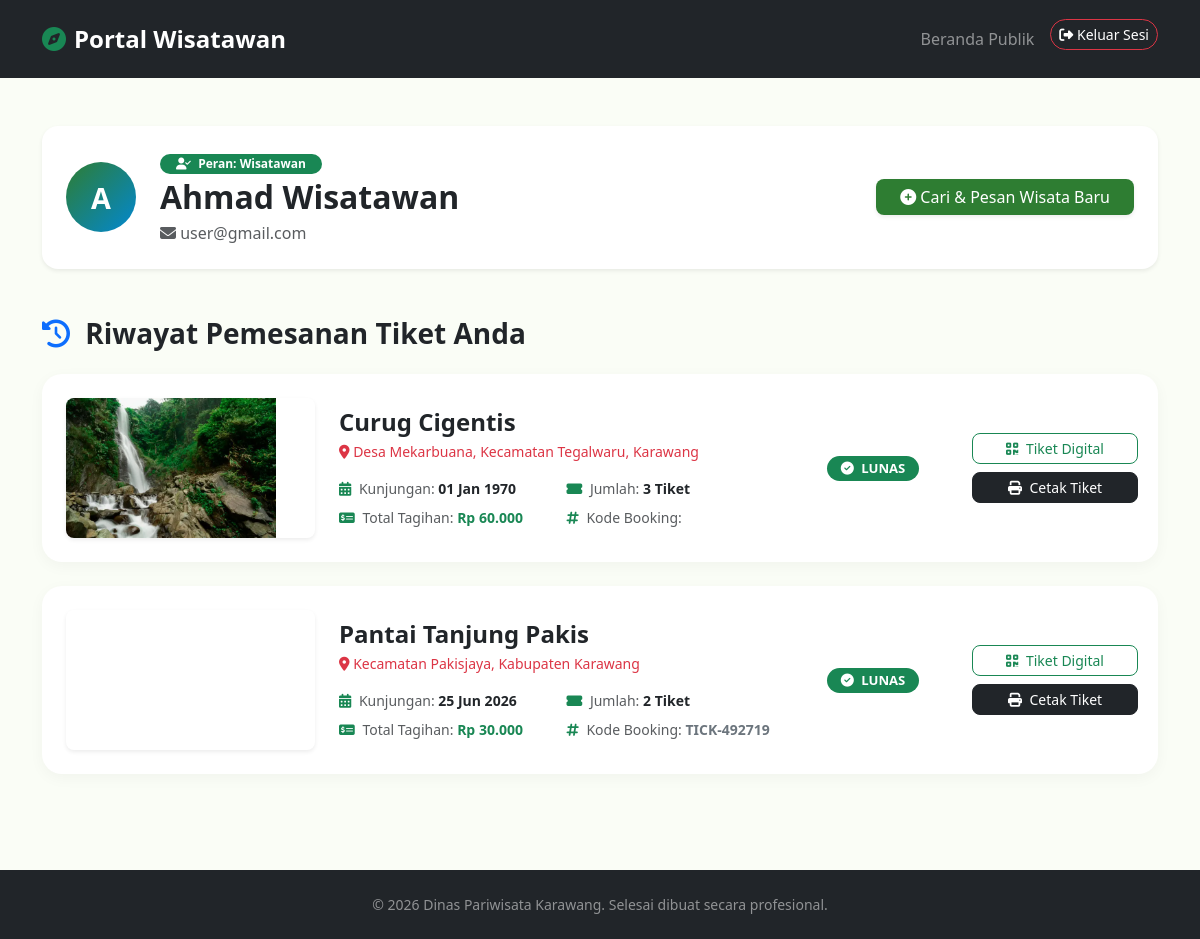
The page /dashboard_pembeli.php (signed in) on the database as committed earlier.
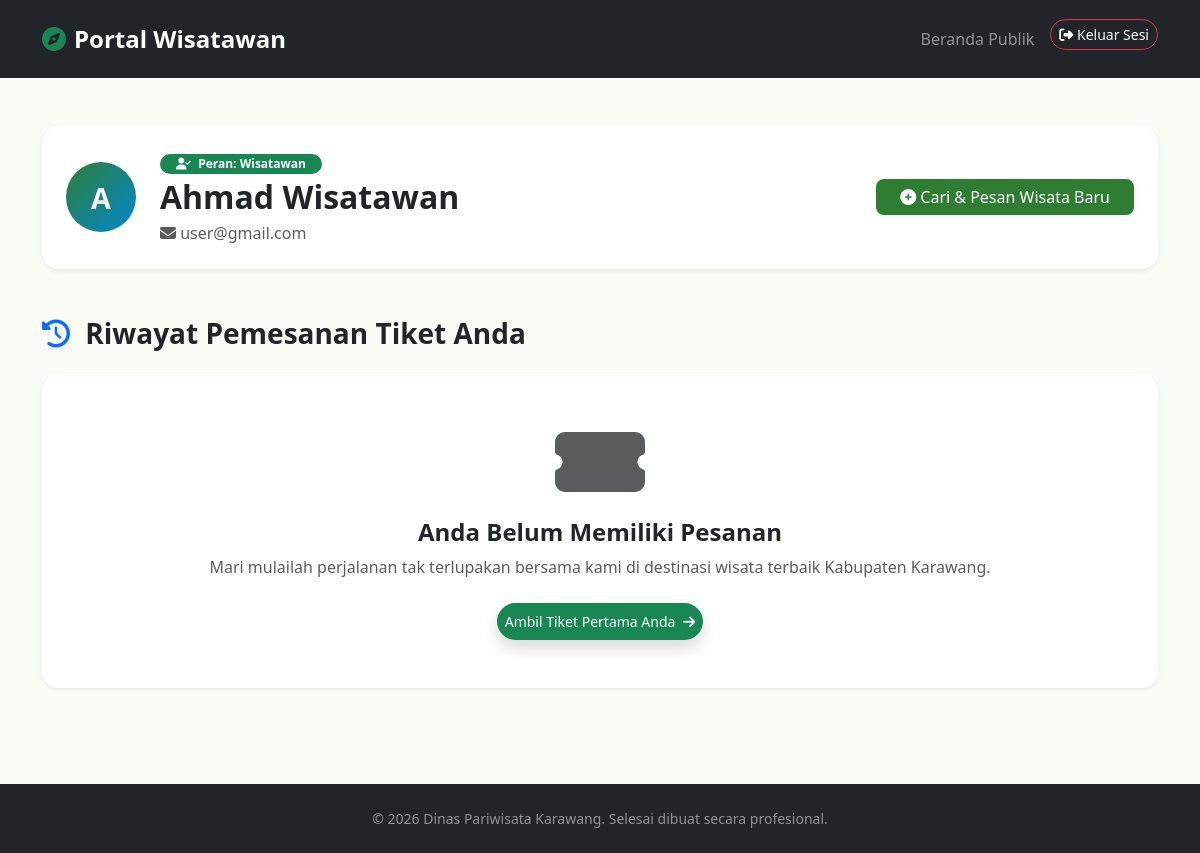
The same page on the database as committed later.
### tables this page shows
CREATE TABLE `transaksi` (
  `id` int NOT NULL,
  `id_user` int NOT NULL,
  `id_wisata` int NOT NULL,
  `jumlah_tiket` int NOT NULL,
  `total_harga` int NOT NULL,
  `tanggal_transaksi` datetime DEFAULT CURRENT_TIMESTAMP,
  `status_pembayaran` enum('belum_bayar','lunas','batal') NOT NULL DEFAULT 'belum_bayar'
);

CREATE TABLE `wisata` (
  `id` int NOT NULL,
  `id_penjual` int NOT NULL,
  `nama_wisata` varchar(150) NOT NULL,
  `gambar` text NOT NULL,
  `deskripsi` text NOT NULL,
  `lokasi` varchar(255) NOT NULL,
  `harga_tiket` int NOT NULL,
  `stok_tiket` int NOT NULL,
  `jam_operasional` varchar(100) NOT NULL,
  `fasilitas` text
);

CREATE TABLE `tiket` (
  `id` int NOT NULL,
  `id_transaksi` int NOT NULL,
  `kode_tiket` varchar(20) NOT NULL,
  `tanggal_kunjungan` date NOT NULL
);

### dashboard_pembeli.php (the view, shortened to what this page needs)
<?php
require_once 'config/koneksi.php';
$id_user = $_SESSION['user_id'];
try {
    $stmt = $db->prepare("
        SELECT t.*, w.nama_wisata, w.lokasi, w.gambar, w.harga_tiket, ti.kode_tiket, ti.tanggal_kunjungan
        FROM transaksi t
        JOIN wisata w ON t.id_wisata = w.id
        LEFT JOIN tiket ti ON t.id = ti.id_transaksi
        WHERE t.id_user = :id_user
        ORDER BY t.id DESC
    ");
    $stmt->execute(['id_user' => $id_user]);
    $riwayat_pemesanan = $stmt->fetchAll();
} catch (PDOException $e) {
    die("Koneksi gagal: " . $e->getMessage());
}
?>
<!DOCTYPE html>
<html lang="id">
<head>
    <link href="https://cdn.jsdelivr.net/npm/bootstrap@5.3.0/dist/css/bootstrap.min.css" rel="stylesheet">
    <link rel="stylesheet" href="https://cdnjs.cloudflare.com/ajax/libs/font-awesome/6.4.0/css/all.min.css">
</head>
<body>
    <nav class="navbar navbar-expand-lg navbar-dark bg-dark sticky-top py-3">
        <div class="container">
            <a class="navbar-brand d-flex align-items-center fw-bold text-white fs-4" href="./../index.php">
                <i class="fa-solid fa-compass text-success me-2"></i>
                <span>Portal Wisatawan</span>
            </a>
            <div class="collapse navbar-collapse" id="navDashboard">
                <ul class="navbar-nav ms-auto gap-2">
                    <li class="nav-item"><a class="nav-link text-white-50" href="index.php">Beranda Publik</a></li>
                    <li class="nav-item"><a class="btn btn-outline-danger btn-sm text-white rounded-pill px-3.5" href="logout.php"><i class="fa-solid fa-sign-out-alt"></i> Keluar Sesi</a></li>
                </ul>
            </div>
        </div>
    </nav>
    <main class="container py-5">
        <div class="card p-4 border-0 mb-5 shadow-sm rounded-4 bg-white">
            <div class="d-flex flex-column flex-sm-row align-items-center gap-4">
                <div class="avatar-pembeli">
                    <?= strtoupper(substr($_SESSION['nama'], 0, 1)) ?>
                </div>
                <div class="text-center text-sm-start flex-grow-1">
                    <span class="badge bg-success mb-1 px-3 py-1.5 rounded-pill"><i class="fa-solid fa-user-check me-1"></i> Peran: Wisatawan</span>
                    <h2 class="fw-bold mb-1 text-dark"><?= htmlspecialchars($_SESSION['nama']) ?></h2>
                    <p class="text-muted mb-0"><i class="fa-solid fa-envelope me-1.5"></i> <?= htmlspecialchars($_SESSION['email']) ?></p>
                </div>
                <div>
                    <a href="index.php#daftar-wisata" class="btn btn-success px-4 py-2.5 rounded-3 border-0 shadow-sm" style="background-color: var(--primary-color);">
                        <i class="fa-solid fa-plus-circle me-1.5"></i> Cari & Pesan Wisata Baru
                    </a>
                </div>
            </div>
        </div>
        <h3 class="fw-bold mb-4 text-dark"><i class="fa-solid fa-history me-2 text-primary"></i> Riwayat Pemesanan Tiket Anda</h3>
        <?php if (count($riwayat_pemesanan) === 0): ?>
            <div class="card border-0 p-5 text-center shadow-sm rounded-4 bg-white">
                <i class="fa-solid fa-ticket-simple text-muted display-1 mb-3 opacity-30"></i>
                <h4 class="fw-bold text-dark">Anda Belum Memiliki Pesanan</h4>
                <p class="text-muted mb-4 max-w-sm mx-auto">Mari mulailah perjalanan tak terlupakan bersama kami di destinasi wisata terbaik Kabupaten Karawang.</p>
                <div>
                    <a href="index.php#daftar-wisata" class="btn btn-success btn-sm rounded-pill px-3.5 py-2 hover-up shadow border-0">
                        Ambil Tiket Pertama Anda <i class="fa-solid fa-arrow-right ms-1"></i>
                    </a>
                </div>
            </div>
        <?php else: ?>
            <div class="row g-4">
                <?php foreach ($riwayat_pemesanan as $order): ?>
                    <div class="col-12">
                        <div class="card card-ticket-item p-4">
                            <div class="row align-items-center g-4">
                                <div class="col-md-3">
                                    <div class="rounded-3 overflow-hidden shadow-sm" style="height: 140px;">
                                        <img src="<?= htmlspecialchars($order['gambar']) ?>" alt="" class="w-105 h-100" style="object-fit: cover;">
                                    </div>
                                </div>
                                <div class="col-md-5">
                                    <h4 class="fw-bold text-dark mb-1"><?= htmlspecialchars($order['nama_wisata']) ?></h4>
                                    <p class="small text-danger mb-3"><i class="fa-solid fa-map-marker-alt"></i> <?= htmlspecialchars($order['lokasi']) ?></p>
                                    <div class="row">
                                        <div class="col-sm-6 small text-muted mb-2">
                                            <i class="fa-solid fa-calendar-alt text-success me-1"></i> Kunjungan: <strong class="text-dark"><?= date('d M Y', strtotime($order['tanggal_kunjungan'])) ?></strong>
                                        </div>
                                        <div class="col-sm-6 small text-muted mb-2">
                                            <i class="fa-solid fa-ticket-alt text-success me-1"></i> Jumlah: <strong class="text-dark"><?= $order['jumlah_tiket'] ?> Tiket</strong>
                                        </div>
                                        <div class="col-sm-6 small text-muted mb-0">
                                            <i class="fa-solid fa-money-check-dollar text-success me-1"></i> Total Tagihan: <strong class="text-success">Rp <?= number_format($order['total_harga'], 0, ',', '.') ?></strong>
                                        </div>
                                        <div class="col-sm-6 small text-muted mb-0">
                                            <i class="fa-solid fa-hashtag text-success me-1"></i> Kode Booking: <strong class="text-secondary"><?= $order['kode_tiket'] ?></strong>
                                        </div>
                                    </div>
                                </div>
                                <div class="col-md-2 text-md-center">
                                    <?php if ($order['status_pembayaran'] === 'lunas'): ?>
                                        <span class="badge bg-success ticket-status-badge text-uppercase"><i class="fa-solid fa-circle-check me-1"></i> Lunas</span>
                                    <?php elseif ($order['status_pembayaran'] === 'batal'): ?>
                                        <span class="badge bg-danger ticket-status-badge text-uppercase"><i class="fa-solid fa-circle-xmark me-1"></i> Batal</span>
                                    <?php else: ?>
                                        <span class="badge bg-warning text-dark ticket-status-badge text-uppercase"><i class="fa-solid fa-clock me-1"></i> Menunggu Bayar</span>
                                    <?php endif; ?>
                                </div>
                                <div class="col-md-2 text-md-end p-2">
                                    <div class="d-flex flex-column gap-2">
                                        <?php if ($order['status_pembayaran'] === 'lunas'): ?>
                                            <a href="./tiket_digital.php?id_transaksi=<?= $order['id'] ?>" target="_blank" class="btn btn-outline-success btn-sm rounded-3">
                                                <i class="fa-solid fa-qrcode me-1"></i> Tiket Digital
                                            </a>
                                            <a href="./tiket_digital.php?id_transaksi=<?= $order['id'] ?>&print=true" target="_blank" class="btn btn-dark btn-sm rounded-3">
                                                <i class="fa-solid fa-print me-1"></i> Cetak Tiket
                                            </a>
                                        <?php else: ?>
                                            <button class="btn btn-outline-secondary btn-sm rounded-3" disabled>Telah Dibatalkan</button>
                                        <?php endif; ?>
                                    </div>
                                </div>
                            </div>
                        </div>
                    </div>
                <?php endforeach; ?>
            </div>
        <?php endif; ?>
    </main>
    <footer class="bg-dark text-white-50 text-center py-4 mt-5">
        <div class="container">
            <p class="mb-0 small">© 2026 Dinas Pariwisata Karawang. Selesai dibuat secara profesional.</p>
        </div>
    </footer>
</body>
</html>

### dashboard_pembeli.php (style rules this page uses)
:root { --primary-color: #2E7D32; --secondary-color: #0288D1; --light-bg: #F1F8E9; --dark-color: #1A3015; }
body { font-family: 'Segoe UI', Tahoma, Geneva, Verdana, sans-serif; background-color: #FAFDF6; }
.avatar-pembeli { width: 70px; height: 70px; background: linear-gradient(135deg, var(--primary-color), var(--secondary-color)); color: white; font-size: 1.8rem; display: flex; align-items: center; justify-content: center; border-radius: 50%; font-weight: 700; }
.ticket-status-badge { font-weight: 600; padding: 6px 14px; border-radius: 30px; font-size: 0.82rem; }
.card-ticket-item { border: none; border-radius: 20px; box-shadow: 0 4px 15px rgba(0, 0, 0, 0.04); background-color: white; transition: all 0.3s; }

Rows that differ between the two databases and show on the page:
removed transaksi: id_wisata.gambar (picture), id_wisata.nama_wisata "Curug Cigentis", id_wisata.lokasi "Desa Mekarbuana, Kecamatan Tegalwaru, Karawang", tanggal_kunjungan "01 Jan 1970", jumlah_tiket "3", total_harga "60.000", status_pembayaran "lunas" (drawn)
removed transaksi: id_wisata.nama_wisata "Pantai Tanjung Pakis", id_wisata.lokasi "Kecamatan Pakisjaya, Kabupaten Karawang", tiket.tanggal_kunjungan "25 Jun 2026", jumlah_tiket "2", total_harga "30.000", tiket.kode_tiket "TICK-492719", status_pembayaran "lunas" (drawn)
Other text that changed with them:
text now shown: "Anda Belum Memiliki Pesanan Mari mulailah perjalanan tak terlupakan bersama kami di destinasi wisata terbaik Kabupaten Karawang. Ambil Tiket Pertama Anda"
